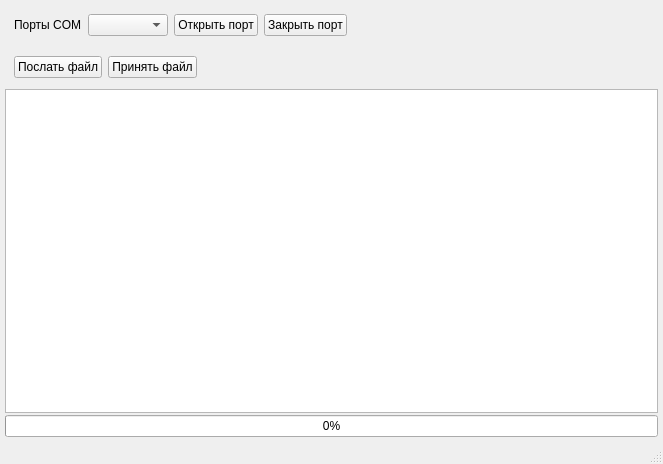
<?xml version="1.0" encoding="UTF-8"?>
<ui version="4.0">
 <class>MainWindow</class>
 <widget class="QMainWindow" name="MainWindow">
  <property name="geometry">
   <rect>
    <x>0</x>
    <y>0</y>
    <width>663</width>
    <height>464</height>
   </rect>
  </property>
  <property name="windowTitle">
   <string>COMGate Qt ver</string>
  </property>
  <widget class="QWidget" name="centralwidget">
   <layout class="QVBoxLayout" name="verticalLayout">
    <property name="spacing">
     <number>2</number>
    </property>
    <property name="leftMargin">
     <number>5</number>
    </property>
    <property name="topMargin">
     <number>5</number>
    </property>
    <property name="rightMargin">
     <number>5</number>
    </property>
    <property name="bottomMargin">
     <number>5</number>
    </property>
    <item>
     <widget class="QWidget" name="widget" native="true">
      <layout class="QHBoxLayout" name="horizontalLayout">
       <item>
        <widget class="QLabel" name="label">
         <property name="text">
          <string>Порты COM</string>
         </property>
        </widget>
       </item>
       <item>
        <widget class="QComboBox" name="comboPorts">
         <property name="minimumSize">
          <size>
           <width>80</width>
           <height>0</height>
          </size>
         </property>
        </widget>
       </item>
       <item>
        <widget class="QPushButton" name="butOpen">
         <property name="text">
          <string>Открыть порт</string>
         </property>
        </widget>
       </item>
       <item>
        <widget class="QPushButton" name="butClose">
         <property name="text">
          <string>Закрыть порт</string>
         </property>
        </widget>
       </item>
       <item>
        <spacer name="horizontalSpacer">
         <property name="orientation">
          <enum>Qt::Horizontal</enum>
         </property>
         <property name="sizeHint" stdset="0">
          <size>
           <width>40</width>
           <height>20</height>
          </size>
         </property>
        </spacer>
       </item>
      </layout>
     </widget>
    </item>
    <item>
     <widget class="QWidget" name="widget_2" native="true">
      <layout class="QHBoxLayout" name="horizontalLayout_2">
       <item>
        <widget class="QPushButton" name="butSend">
         <property name="text">
          <string>Послать файл</string>
         </property>
        </widget>
       </item>
       <item>
        <widget class="QPushButton" name="butGet">
         <property name="text">
          <string>Принять файл</string>
         </property>
        </widget>
       </item>
       <item>
        <spacer name="horizontalSpacer_2">
         <property name="orientation">
          <enum>Qt::Horizontal</enum>
         </property>
         <property name="sizeHint" stdset="0">
          <size>
           <width>40</width>
           <height>20</height>
          </size>
         </property>
        </spacer>
       </item>
      </layout>
     </widget>
    </item>
    <item>
     <widget class="QPlainTextEdit" name="textLog"/>
    </item>
    <item>
     <widget class="QProgressBar" name="progressBar">
      <property name="value">
       <number>0</number>
      </property>
     </widget>
    </item>
   </layout>
  </widget>
  <widget class="QMenuBar" name="menubar">
   <property name="geometry">
    <rect>
     <x>0</x>
     <y>0</y>
     <width>663</width>
     <height>22</height>
    </rect>
   </property>
  </widget>
  <widget class="QStatusBar" name="statusbar"/>
 </widget>
 <resources/>
 <connections/>
</ui>
